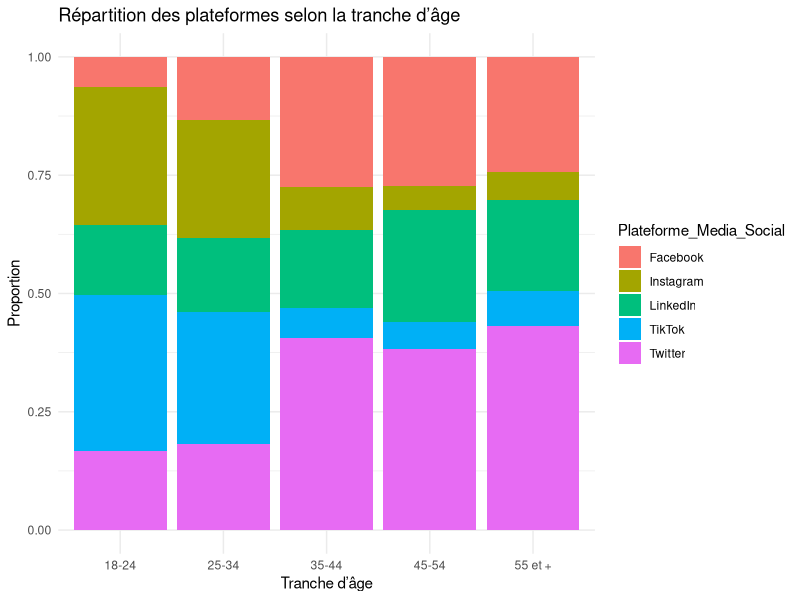
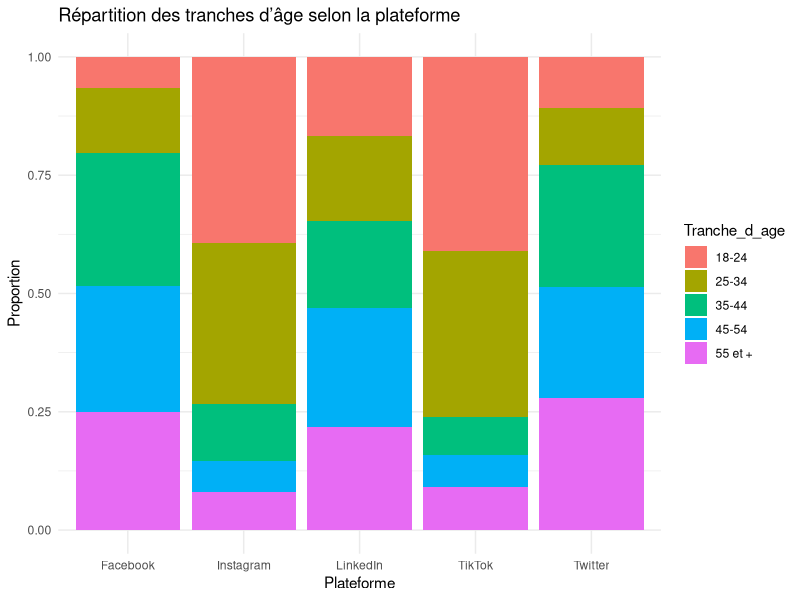
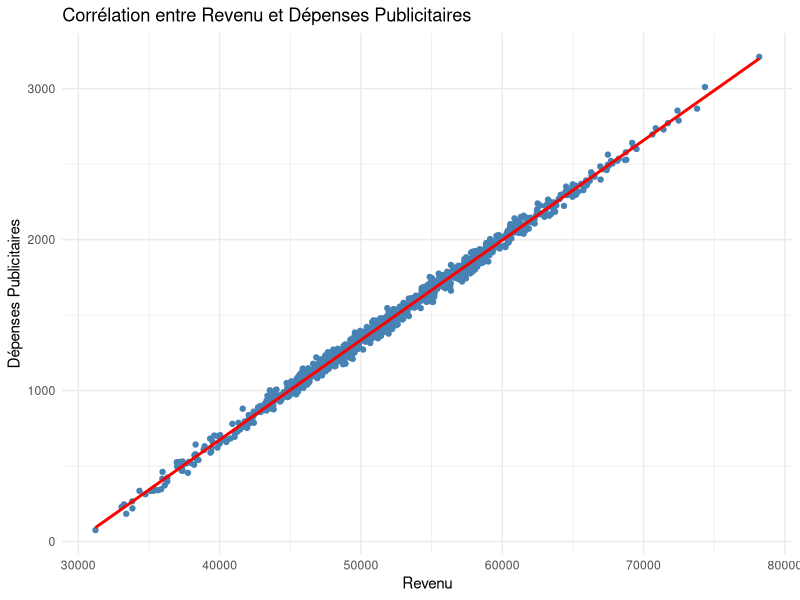
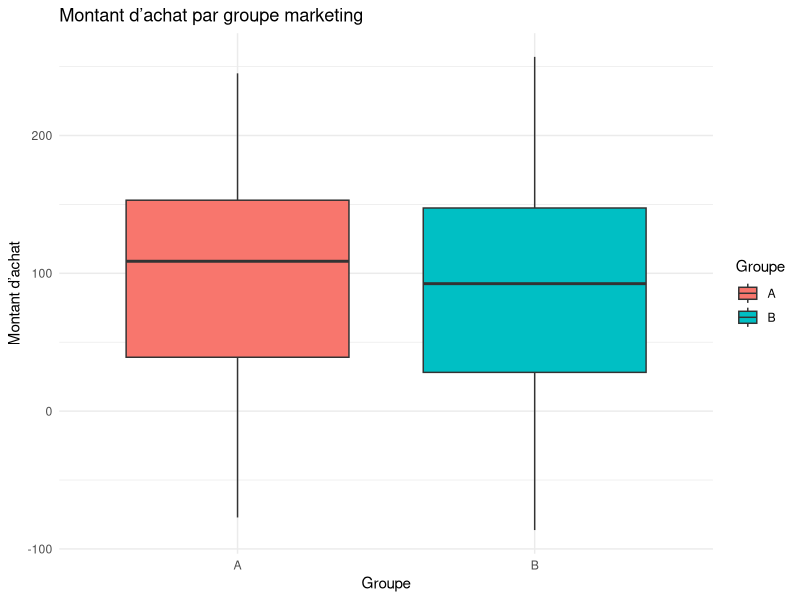
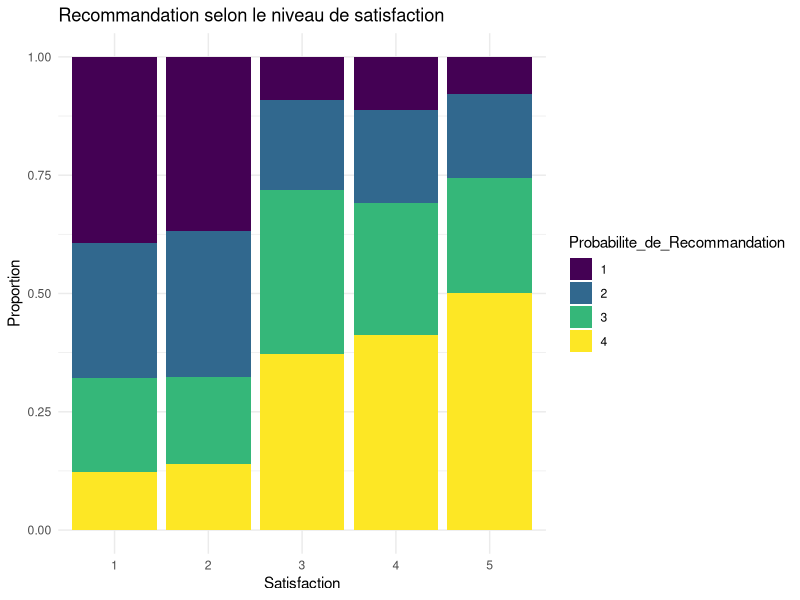

Generate these figures, in order, with R:
## ---- chunk 1
knitr::opts_chunk$set(
  echo = FALSE,     
  warning = FALSE,  
  message = FALSE   
)
## ---- chunk 2
# Chargement des packages nécessaires

library(tidyverse)
library(ggplot2)
library(dplyr)
library(vcd)
library(car)
library(scales)
## ---- chunk 3
# Importation des données

# Données sur les réseaux sociaux
media_sociaux <- read.csv("data/base_de_donnees_media_sociaux.csv", sep = ",", header = TRUE)

# Données marketing simples
marketing_data <- read.csv("data/data_marketing.csv", sep = ",", header = TRUE)

# Données satisfaction et recommandation
satisfaction_data <- read.csv("data/recommandation_satisfaction.csv", sep = ",", header = TRUE)

# Données marketing avec 2 groupes
groupes_data <- read.csv("data/donnees_marketing.csv", sep = ",", header = TRUE)

# Données marketing avec 3 groupes
groupes3_data <- read.csv("data/donnees_marketing_3_groupes.csv", sep = ",", header = TRUE)
## ---- chunk 4
# Répartition par tranche d’âge
age_plot <- ggplot(media_sociaux, aes(x = Tranche_d_age, fill = Plateforme_Media_Social)) +
  geom_bar(position = "fill") +
  labs(title = "Répartition des plateformes selon la tranche d’âge",
       x = "Tranche d’âge", y = "Proportion") +
  theme_minimal()

# Répartition par plateforme
platform_plot <- ggplot(media_sociaux, aes(x = Plateforme_Media_Social, fill = Tranche_d_age)) +
  geom_bar(position = "fill") +
  labs(title = "Répartition des tranches d’âge selon la plateforme",
       x = "Plateforme", y = "Proportion") +
  theme_minimal()

# Affichage
age_plot
platform_plot

## ---- chunk 5
# Tableau de contingence
contingence <- table(media_sociaux$Tranche_d_age, media_sociaux$Plateforme_Media_Social)

# Test du Chi²
test_chi2 <- chisq.test(contingence)

# Coefficient de Cramer
n <- sum(contingence)
phi2 <- test_chi2$statistic / n
r <- nrow(contingence)
k <- ncol(contingence)
cramer_v <- sqrt(phi2 / (min(k - 1, r - 1)))

# Résultats
test_chi2
cramer_v

## ---- chunk 6
# Visualisation du nuage de points
ggplot(marketing_data, aes(x = Revenu, y = Depenses_Publicitaires)) +
  geom_point(color = "steelblue") +
  geom_smooth(method = "lm", se = FALSE, color = "red") +
  labs(title = "Corrélation entre Revenu et Dépenses Publicitaires",
       x = "Revenu", y = "Dépenses Publicitaires") +
  theme_minimal()

## ---- chunk 7
# Corrélations
pearson <- cor.test(marketing_data$Revenu, marketing_data$Depenses_Publicitaires, method = "pearson")
spearman <- cor.test(marketing_data$Revenu, marketing_data$Depenses_Publicitaires, method = "spearman")
kendall <- cor.test(marketing_data$Revenu, marketing_data$Depenses_Publicitaires, method = "kendall")

# Résultats
pearson
spearman
kendall

## ---- chunk 8
# Boxplot du montant d’achat par groupe
ggplot(groupes_data, aes(x = Groupe, y = Montant_Achat, fill = Groupe)) +
  geom_boxplot() +
  labs(title = "Montant d’achat par groupe marketing",
       x = "Groupe", y = "Montant d’achat") +
  theme_minimal()

## ---- chunk 9
# Vérification des conditions : normalité et homogénéité des variances
shapiro.test(groupes_data$Montant_Achat)
leveneTest(Montant_Achat ~ Groupe, data = groupes_data)

# Test de Student (si variances égales), sinon test de Welch
t.test(Montant_Achat ~ Groupe, data = groupes_data, var.equal = FALSE)

# Test non paramétrique de Wilcoxon
wilcox.test(Montant_Achat ~ Groupe, data = groupes_data)

## ---- chunk 10
# Transformation en facteurs ordonnés
satisfaction_data$Niveau_de_Satisfaction <- factor(satisfaction_data$Niveau_de_Satisfaction, ordered = TRUE)
satisfaction_data$Probabilite_de_Recommandation <- factor(satisfaction_data$Probabilite_de_Recommandation, ordered = TRUE)

# Visualisation
ggplot(satisfaction_data, aes(x = Niveau_de_Satisfaction, fill = Probabilite_de_Recommandation)) +
  geom_bar(position = "fill") +
  labs(title = "Recommandation selon le niveau de satisfaction",
       x = "Satisfaction", y = "Proportion") +
  theme_minimal()

## ---- chunk 11
# Tableau de contingence
contingence <- table(satisfaction_data$Niveau_de_Satisfaction, satisfaction_data$Probabilite_de_Recommandation)
chisq.test(contingence)

# Coefficient de Cramer
n <- sum(contingence)
phi2 <- chisq.test(contingence)$statistic / n
r <- nrow(contingence)
k <- ncol(contingence)
cramer_v <- sqrt(phi2 / (min(k - 1, r - 1)))

# Corrélation de Spearman
cor(as.numeric(satisfaction_data$Niveau_de_Satisfaction),
    as.numeric(satisfaction_data$Probabilite_de_Recommandation), method = "spearman")

# Corrélation de Kendall
cor(as.numeric(satisfaction_data$Niveau_de_Satisfaction),
    as.numeric(satisfaction_data$Probabilite_de_Recommandation), method = "kendall")

